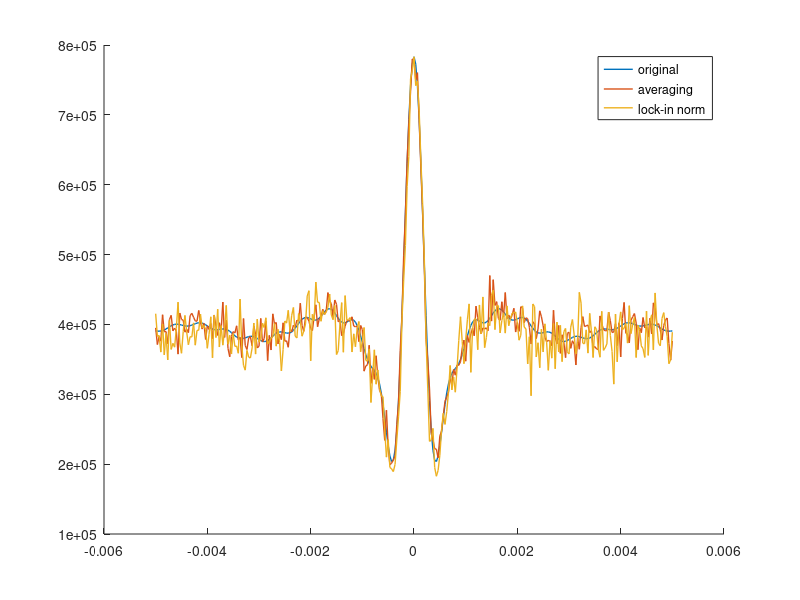

Reproduce this figure in MATLAB. (Note: this script raises an error after producing the figure.)
%% Interferogram
Npt = 301;
sigma  = linspace(400, 2000, Npt);  % см^-1

h   = 6.62607015e-27;      % erg·s
c   = 2.99792458e10;       % cm/s
kB  = 1.380649e-16;        % erg/K
c2  = h*c/kB;              % cm·K 
T   = 400;                 % K

Tsig = (2 * h * c^2) .* sigma.^3 ./ (exp(c2 * sigma / T) - 1);

halfway = 0.005;
Delta = linspace(-halfway, halfway, Npt);     % OPD, см

I = zeros(Npt,1);
for k = 1:numel(Delta)
    I(k) = trapz(sigma, Tsig.*(1+cos(2*pi*sigma*Delta(k))));
end

%% Noise
npt = 2001;
noiseLVL = 1;
noisefreq = 1000;

A = repmat(I, 1, npt);
% noise = rand(size(A)) - 0.5 * ones(size(A));    %flat
noise = [];                                       %low-freq 
for i = 1:Npt
    idx = [1, sort(randperm(npt-2,poissrnd(noisefreq))+1), npt];
    nos = nan(1, npt);
    nos(idx) = rand(size(idx))-0.5;
    nos = fillmissing(nos, 'linear');
    noise = [noise; nos];
end

Anoisy = A + 2 * max(A(:)) * noiseLVL * noise;

%% Average

Iaver = mean(Anoisy, 2);

%% Chopper
closed = 5;
open = 5;
chopper = [zeros(1, closed), ones(1, open)];
chopper = repmat(chopper, 1, ceil(npt/numel(chopper)));
chopper = chopper(1:npt);

Achop = A .* chopper + 2 * max(A(:)) * noiseLVL * noise;

%% Lockin 
t = linspace(0, npt, npt);
sinn = sin(2 * pi * t / (closed + open));
coss = cos(2 * pi * t / (closed + open));

f1 = Achop .* sinn;
g1 = Achop .* coss;

f2 = mean(f1, 2);
g2 = mean(g1, 2);

Ilockin = sqrt(f2 .^2 + g2 .^2);

%% Plots
figure
hold on
plot(Delta, I,"DisplayName", "original", "LineWidth", 1); 
plot(Delta, Iaver, "DisplayName", "averaging", "LineWidth", 1); 
% % plot(Delta, Ilockin, "DisplayName", "lock-in", "LineWidth", 1); 
plot(Delta, Ilockin./max(Ilockin) .*max(I), "DisplayName", "lock-in norm", "LineWidth", 1); 
% plot(Delta, Anoisy(:, randi(npt)), "DisplayName", "one-shot", "LineWidth", 1)
% plot(Delta, Anoisy(sub2ind([Npt npt], (1:Npt)', randi(npt, [Npt, 1]))));

leg = legend;
leg.FontSize = 24;
grid on;

xlabel('\Delta, cm'); ylabel('I');